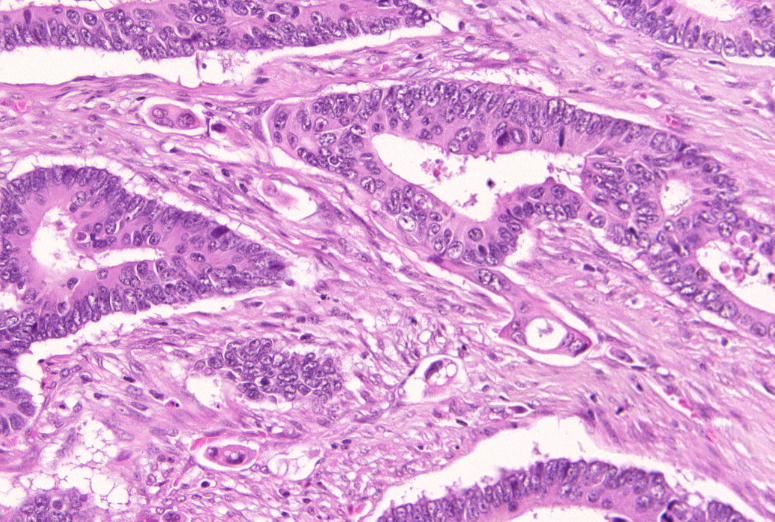
#> input picture dataset/test2.png, 775 x 522 px
$ python deconvolution.py
#> lines starting #> are read from the running program, lines starting #| are printed output that depends on the picture
#> in plot_comparison, img_bgr is the input picture: shape (522, 775, 3); mean B, G, R 211.1, 160.8, 215.8
import numpy as np
import cv2
import matplotlib.pyplot as plt

def get_deconvolution_matrix(method='B'):
    """
    根据流派生成反卷积矩阵（逆矩阵）。
    """
    # 标准 H&E 吸收系数 (Ruifrok & Johnston)
    # 归一化处理以保证数学严谨性
    H = np.array([0.644211, 0.716556, 0.266844])
    E = np.array([0.092789, 0.954111, 0.283111])

    # # 确保向量归一化
    H = H / np.linalg.norm(H)
    E = E / np.linalg.norm(E)

    if method == 'A':
        # --- 流派 A: H + E + DAB (免疫组化模式) ---
        # 第三通道固定为 DAB (棕色)
        DAB = np.array([0.635954, 0.001000, 0.771720])
        DAB = DAB / np.linalg.norm(DAB)
        stain_matrix = np.array([H, E, DAB])

    elif method == 'B':
        # --- 流派 B: H + E + Orthogonal (纯 H&E 模式 ) ---
        # 第三通道为计算出的正交向量 (既不是H也不是E的残差)
        Res = np.cross(H, E)
        Res = Res / np.linalg.norm(Res)
        stain_matrix = np.array([H, E, Res])

    else:
        raise ValueError("Method must be 'A' or 'B'")

    # 返回逆矩阵
    return np.linalg.inv(stain_matrix)


def deconv_he(image, matrix_method='B', norm_method='high_fidelity', gamma=1.0):
    """
    执行颜色反卷积并提取苏木素(H)通道。

    Args:
        image: 输入图像 (H, W, 3), RGB, range [0, 255]
        matrix_method: 'A' (DAB模式) 或 'B' (正交模式, 默认推荐)
        norm_method:
            'robust' - 99%截断，黑白分明
            'high_fidelity' - 保留纹理细节
        gamma: Gamma校正值。默认 1.0 (不使用)。
               推荐 0.6 用于增强细胞边缘细节。

    Returns:
        processed_img: (H, W, 3), range [0.0, 1.0], float32
    """
#> called with matrix_method = 'A', norm_method = 'high_fidelity', gamma = 1
    # 1. 预处理：转浮点，防止 log(0)
    img_float = image.astype(np.float32) + 1e-6

    # 2. 转换到光密度空间 (OD)
    od = -np.log10(img_float / 255.0)
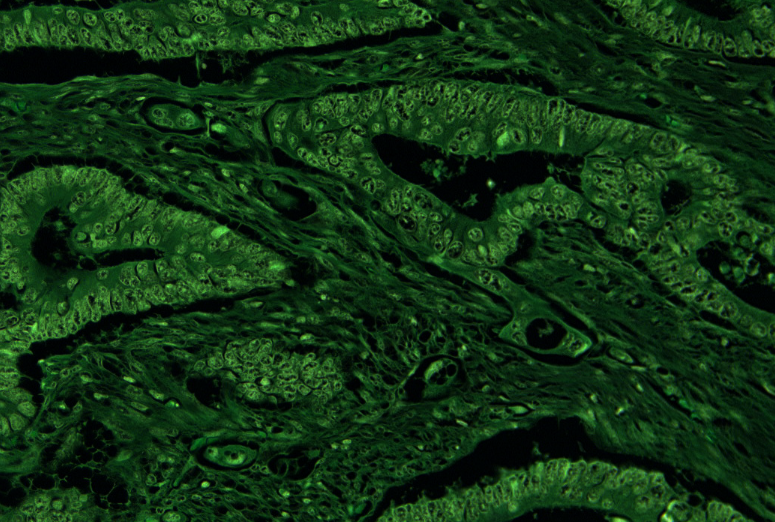
#> od: shape (522, 775, 3) float32; mean R, G, B 0.078, 0.222, 0.0852; drawn with min black and max white

    # 3. 获取反卷积矩阵并运算
    deconv_matrix = get_deconvolution_matrix(method=matrix_method)
    print(f"使用反卷积矩阵 (Method {matrix_method}):\n{deconv_matrix}")
    h, w, c = image.shape
#> h = 522; w = 775; c = 3

    print(deconv_matrix.T.shape)
    # 矩阵乘法: (Pixel_N, 3) @ (3, 3).T
    stain_densities = np.dot(od.reshape((-1, 3)), deconv_matrix).reshape((h, w, 3))
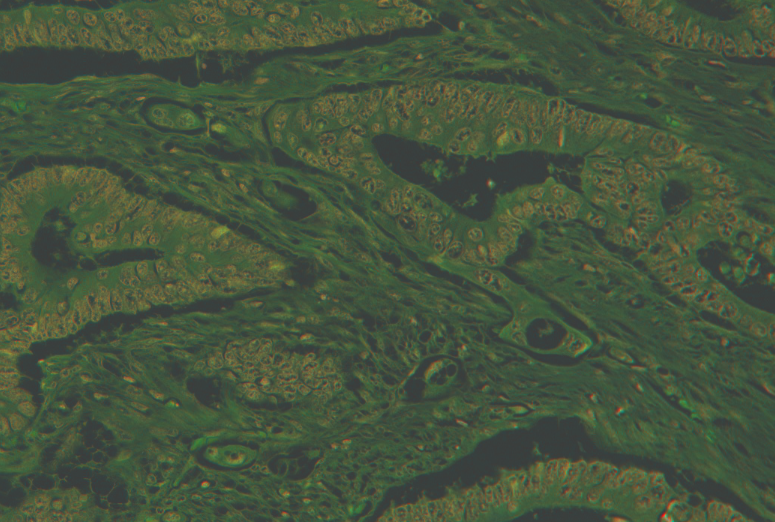
#> stain_densities: shape (522, 775, 3) float64; mean R, G, B 0.0765, 0.176, 0.0195; drawn with min black and max white

    # 4. 提取苏木素 (Channel 0) 并清理噪音
    h_density = stain_densities[:, :, 0]
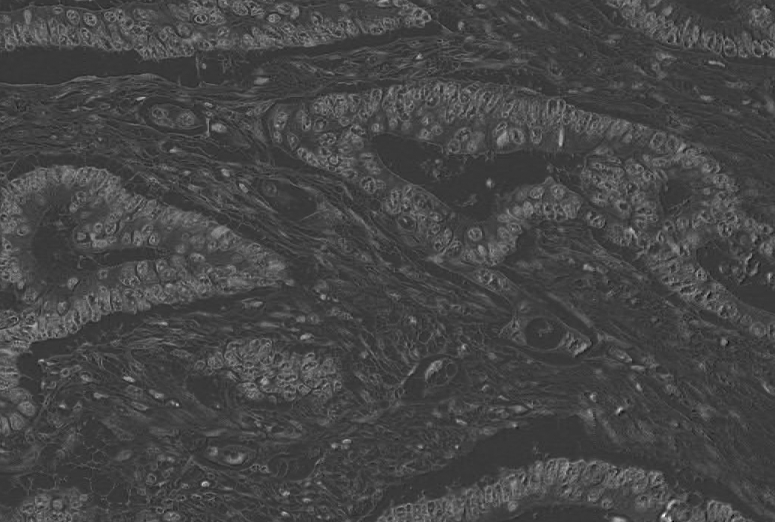
#> h_density: shape (522, 775) float64; min -0.408, max 1.34, mean 0.0765; drawn with min black and max white

    h_density = np.maximum(h_density, 0) # 截断负值噪音
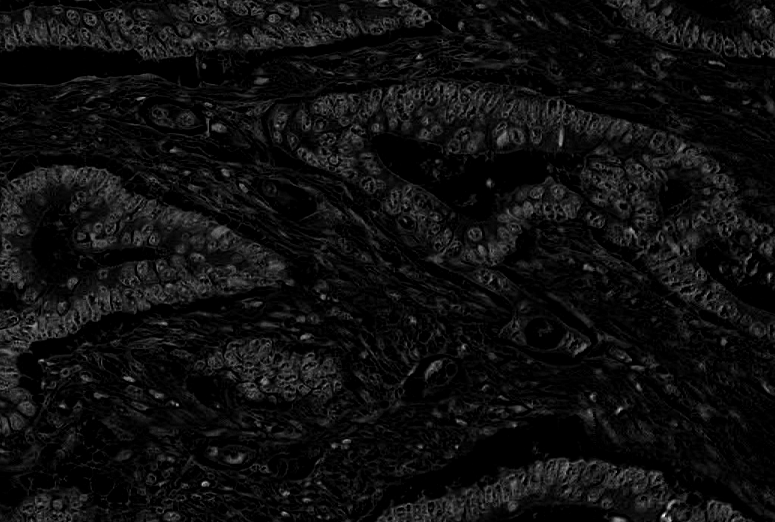
#> h_density: shape (522, 775) float64; min 0, max 1.34, mean 0.0817; drawn with min black and max white

    # 5. 归一化策略
    if norm_method == 'robust':
        # 暴力拉伸：忽略最亮 1%
        min_val = np.min(h_density)
        max_val = np.percentile(h_density, 99.0)
        h_norm = (h_density - min_val) / (max_val - min_val + 1e-8)

    elif norm_method == 'high_fidelity':
        # 高保真：保留最大值
        min_val = np.min(h_density)
#> min_val = 0
        max_val = np.max(h_density)
#> max_val = 1.34
        h_norm = (h_density - min_val) / (max_val - min_val + 1e-8)

    else:
        h_norm = h_density # 不归一化 (不推荐)

    h_norm = np.power(h_norm, gamma)
    # 7. 堆叠输出 (H, W, 3)
    h_norm = np.clip(h_norm, 0, 1)
    return np.stack([h_norm, h_norm, h_norm], axis=2).astype(np.float32)


def plot_comparison(img_path, save_path=None):
    """
    可视化函数：读取图片，生成 原图 + 流派A + 流派B 的对比图
    """
    # 读取图片 (OpenCV默认是BGR，需转RGB)
    img_bgr = cv2.imread(img_path)
    if img_bgr is None:
        print(f"Error: 无法读取图片 {img_path}")
        return
    img_rgb = cv2.cvtColor(img_bgr, cv2.COLOR_BGR2RGB)

    # 1. 计算流派 A (DAB)
    res_A = deconv_he(img_rgb, matrix_method='A', norm_method='high_fidelity', gamma=1.0)

    # 2. 计算流派 B (Orthogonal)
    res_B = deconv_he(img_rgb, matrix_method='B', norm_method='high_fidelity', gamma=1.0)
#> call 2 of deconv_he, with matrix_method = 'B', norm_method = 'high_fidelity', gamma = 1
#> in deconv_he (call 2), `stain_densities = np.dot(od.reshape((-1, 3)), deconv_matrix).reshape((..`:
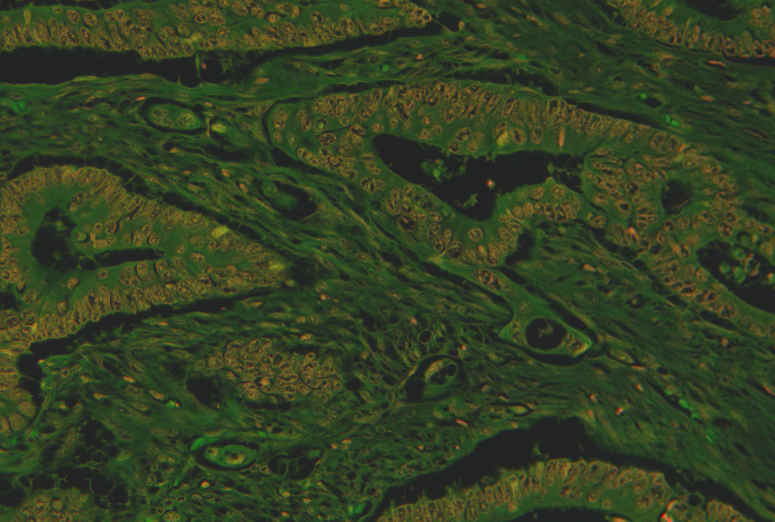
#> stain_densities: shape (522, 775, 3) float64; mean R, G, B 0.0995, 0.162, 0.0133; drawn with min black and max white
#> in deconv_he (call 2), `h_density = stain_densities[:, :, 0]`:
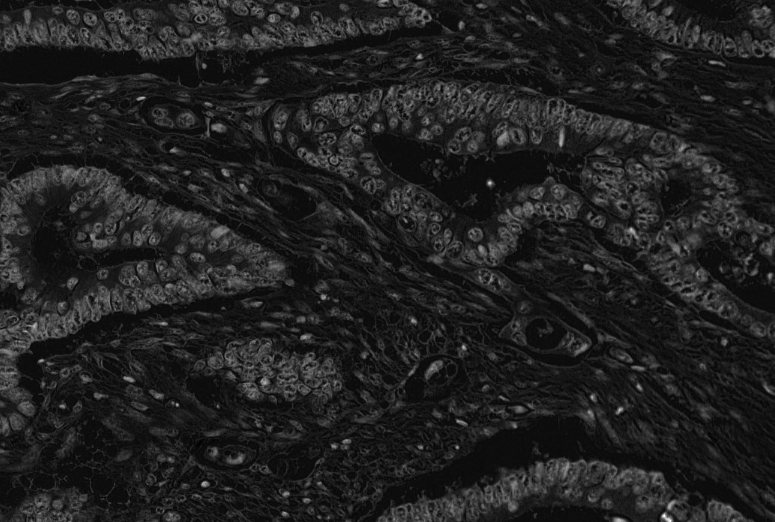
#> h_density: shape (522, 775) float64; min -0.0575, max 1.15, mean 0.0995; drawn with min black and max white
#> in deconv_he (call 2), `max_val = np.max(h_density)`: max_val = 1.15
    # --- 绘图 ---
    plt.figure(figsize=(15, 6))

    # 子图 1: 原图
    plt.subplot(1, 3, 1)
    plt.imshow(img_rgb)
    plt.title("Original H&E (RGB)", fontsize=14)
    plt.axis('off')

    # 子图 2: 流派 A
    plt.subplot(1, 3, 2)
    plt.imshow(res_A[:, :, 0], cmap='gray') # 显示单通道灰度
    plt.title("Method A: H+E+DAB\n(IHC Preset)", fontsize=14)
    plt.axis('off')

    # 子图 3: 流派 B
    plt.subplot(1, 3, 3)
    plt.imshow(res_B[:, :, 0], cmap='gray') # 显示单通道灰度
    plt.title("Method B: H+E+Orthogonal\n(Standard H&E Preset)", fontsize=14)
    plt.axis('off')

    plt.tight_layout()

    if save_path:
        plt.savefig(save_path, dpi=300)
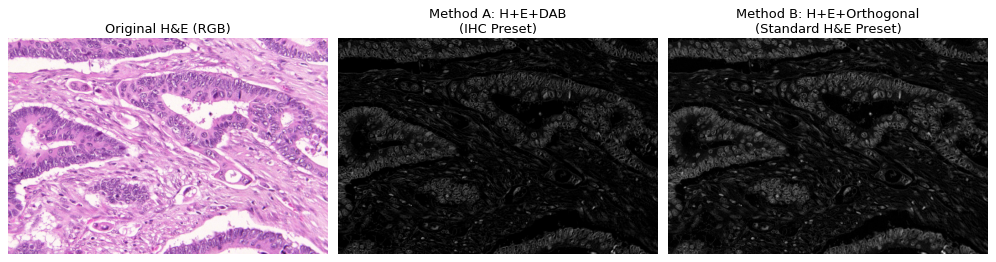
#> figure drawn by matplotlib, 3 panels
        print(f"对比图已保存至: {save_path}")

    # plt.show()

if __name__ == "__main__":
    # 请替换为你的本地图片路径
    # input_image_path = r'test1.png'
    input_image_path = r'dataset/test2.png'
    # 运行对比并显示
    plot_comparison(input_image_path, save_path='dataset/test2_he_deconv_comparison.png')

$ run again, with dataset/test1.png copied over dataset/test2.png
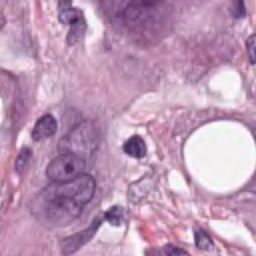
#> input picture dataset/test1.png, 256 x 256 px
#> in plot_comparison, img_bgr is the input picture: shape (256, 256, 3); mean B, G, R 182.2, 152.2, 189.6
#> min_val = 0
#> max_val = 0.639
#> in deconv_he (call 2), `h_density = stain_densities[:, :, 0]`:
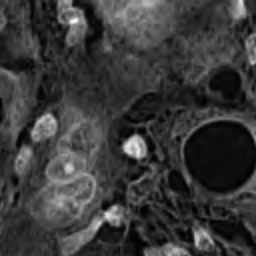
#> h_density: shape (256, 256) float64; min -0.0154, max 0.943, mean 0.205; drawn with min black and max white
#> max_val = 0.943
#> in plot_comparison, `plt.savefig(save_path, dpi=300)`:
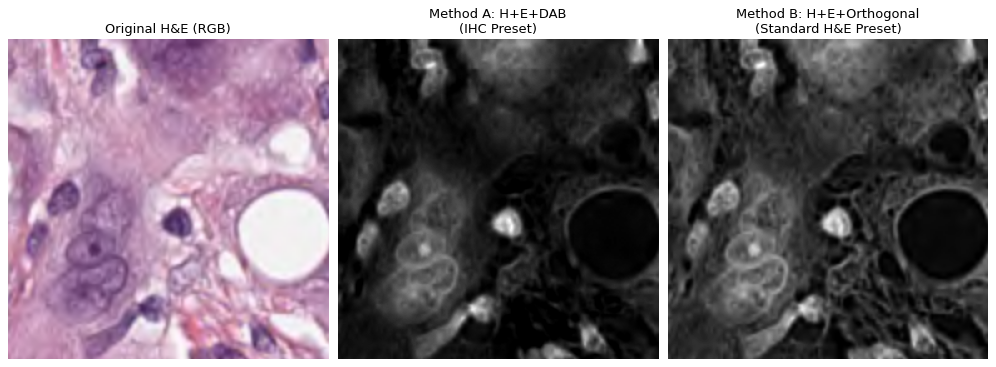
#> figure drawn by matplotlib, 3 panels
